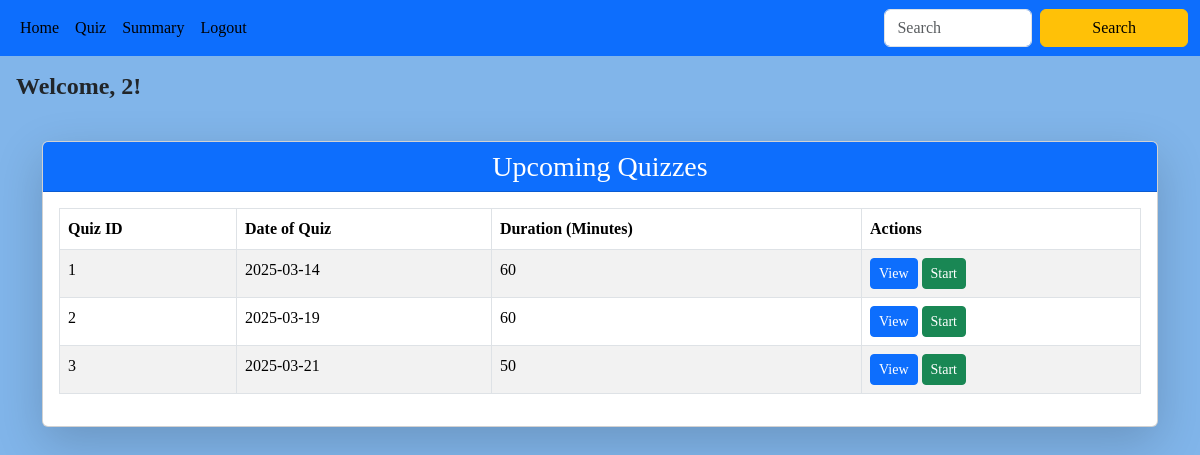
/user/2, run on the app's committed database.
### backend/models.py (models this page shows)
class Quiz(db.Model):
    __tablename__ = "quiz"
    id = db.Column(db.Integer, primary_key=True)
    date_of_quiz = db.Column(db.Date, nullable=False)
    time_duration_minutes = db.Column(db.Integer, nullable=False)
    chapter_id = db.Column(db.Integer, db.ForeignKey("chapter.id"), nullable=False, index=True)
    remark = db.Column(db.String(), nullable=True ,default="No remark")
    questions = db.relationship("Question", cascade="all,delete", backref="quiz", lazy=True)
    scores = db.relationship("Score", cascade="all,delete", backref="quiz", lazy=True)

### backend/controller.py (the view)
@app.route("/user/<id>")
def user_dashboard(id):
    quizzes=get_quiz()
    return render_template("user.html",id=id,quizzes=quizzes)

### backend/controller.py (called while the page is built)
def get_quiz():
    quizzes=Quiz.query.all()
    return quizzes

### templates/user.html
{% extends "user_layout.html" %}
{% block content %}
    <h4 class="p-3" style="font-family: 'Times New Roman', Times, serif; font-weight: bold;">
        Welcome, {{ id }}!
    </h4>
   <div class="container mt-4">
    {% if quizzes %}
        <div class="card shadow-lg">
            <div class="card-header text-center bg-primary text-white">
                <h3 class="card-title mb-0">Upcoming Quizzes</h3>
            </div>
            <div class="card-body">
                <div class="table-responsive">
                    <table class="table table-bordered table-striped">
                        <thead class="thead-dark">
                            <tr>
                                <th>Quiz ID</th>
                                <th>Date of Quiz</th>
                                <th>Duration (Minutes)</th>
                                <th>Actions</th>
                            </tr>
                        </thead>
                        <tbody>
                            {% for quiz in quizzes %}
                            <tr>
                                <td>{{ quiz.id }}</td>
                                <td>{{ quiz.date_of_quiz }}</td>
                                <td>{{ quiz.time_duration_minutes }}</td>
                                <td>
                                    <a href="/view_quiz/{{quiz.chapter_id}}/{{id}}" class="btn btn-sm btn-primary">View</a>
                                    <a href="/start_quiz/{{quiz.id}}/{{id}}" class="btn btn-sm btn-success">Start</a>
                                </td>
                            </tr>
                            {% endfor %}
                        </tbody>
                    </table>
            </div>
        </div>
    {% else %}
        <div class="alert alert-info text-center mt-4">
            <h5>No upcoming quizzes available.</h5>
        </div>
    {% endif %}
   </div>
{% endblock %}

### static/main.css (style rules this page uses)
body { margin: 0; padding: 0; font-family:Georgia, 'Times New Roman', Times, serif; background-color: #81b5ea; }
.table th, .table td { white-space: nowrap; }

### data on the page
Quiz: id "1", date_of_quiz "2025-03-14", time_duration_minutes "60"
Quiz: id "2", date_of_quiz "2025-03-19", time_duration_minutes "60"
Quiz: id "3", date_of_quiz "2025-03-21", time_duration_minutes "50"

### other printed values
{{ id }} "2"
